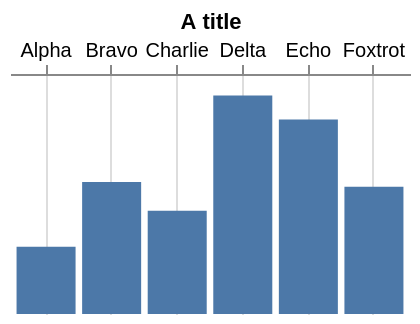

This figure's Vega-Lite source:
### Vega specification from a JSON file in a GitHub repository (floating-point values rounded to 4 significant figures)
{"width": 200, "height": 120, "padding": 5, "data": [{"name": "t", "values": [{"a": "Alpha", "b": 28, "c": "x", "d": 1}, {"a": "Bravo", "b": 55, "c": "y", "d": 2}, {"a": "Charlie", "b": 43, "c": "x", "d": 3}, {"a": "Delta", "b": 91, "c": "z", "d": 4}, {"a": "Echo", "b": 81, "c": "y", "d": 5}, {"a": "Foxtrot", "b": 53, "c": "z", "d": 6}]}], "scales": [{"name": "x", "type": "band", "domain": {"data": "t", "field": "a"}, "range": "width", "padding": 0.1}, {"name": "y", "type": "linear", "domain": {"data": "t", "field": "b"}, "range": "height", "nice": true}, {"name": "color", "type": "ordinal", "domain": {"data": "t", "field": "c"}, "range": {"scheme": "category10"}}, {"name": "ramp", "type": "linear", "domain": {"data": "t", "field": "d"}, "range": {"scheme": "blues"}}, {"name": "size", "type": "linear", "domain": {"data": "t", "field": "b"}, "range": [10, 200]}, {"name": "shape", "type": "ordinal", "domain": {"data": "t", "field": "c"}, "range": "symbol"}, {"name": "quant", "type": "quantize", "domain": [0, 100], "range": {"scheme": "greens", "count": 4}}], "marks": [{"type": "rect", "from": {"data": "t"}, "encode": {"enter": {"x": {"scale": "x", "field": "a"}, "width": {"scale": "x", "band": 1}, "y": {"scale": "y", "field": "b"}, "y2": {"scale": "y", "value": 0}}}}], "axes": [{"orient": "top", "scale": "x", "title": "A title", "grid": true}]}
